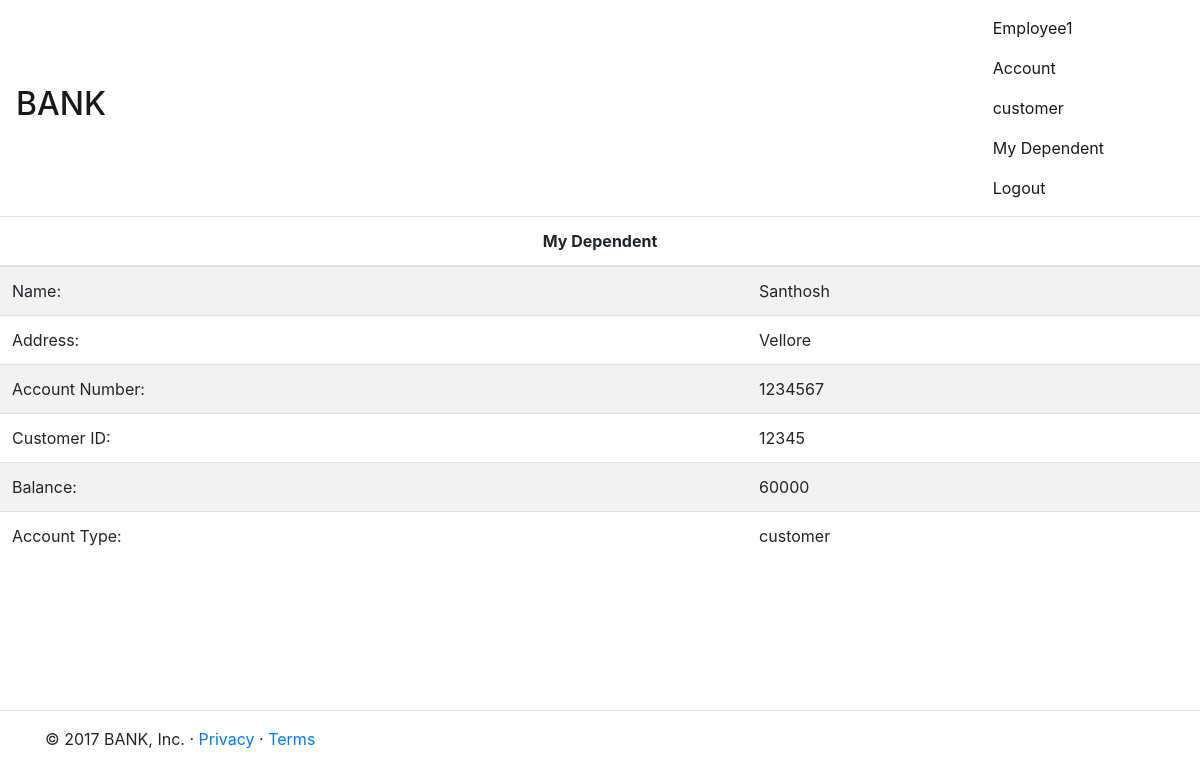
The page /dependent.php (signed in) on the database its author committed.
### tables this page shows
CREATE TABLE `employee` (
  `employee_id` int(11) NOT NULL,
  `employee_name` varchar(40) NOT NULL,
  `telephone_number` int(11) default NULL,
  `start_date` date default NULL,
  `dependent_name` varchar(40) default NULL,
  PRIMARY KEY  (`employee_id`),
  UNIQUE KEY `telephone_number` (`telephone_number`)
);

CREATE TABLE `customer` (
  `customer_id` int(11) NOT NULL,
  `customer_name` varchar(40) NOT NULL,
  `customer_address` varchar(60) default NULL,
  `account_type` varchar(50) default NULL,
  PRIMARY KEY  (`customer_id`)
);

CREATE TABLE `account` (
  `account_number` int(11) NOT NULL,
  `customer_id` int(11) default NULL,
  `balance` int(11) NOT NULL,
  `account_type` varchar(30) default NULL,
  PRIMARY KEY  (`account_number`)
);

### dependent.php (the view, shortened to what this page needs)
<?php
require('usr_funcs.php');
require('config.php');
$user=generate_name();
do_header('Dependent');
do_menu($user);
try{
    if($_SESSION['user_type']=='employee'){
        $sql="select b.customer_name,b.customer_address,a.account_number,a.customer_id,a.balance,a.account_type from account as a,customer as b,employee as c where a.customer_id=b.customer_id and b.customer_name=c.dependent_name";
        if($result=$mysqli->query($sql)){
            if($result->num_rows>0){
                if($row=$result->fetch_array()){
                    ?>
  <table class='table table-striped'>
    <thead>
      <tr>
        <th colspan='2' class='table-inverse'>
          <center>My Dependent</center>
        </th>
      </tr>
    </thead>
    <tr>
      <td>Name: </td>
      <td>
        <?php echo $row[0]; ?>
      </td>
    </tr>
    <tr>
      <td>Address: </td>
      <td>
        <?php echo $row[1]; ?>
      </td>
    </tr>
    <tr>
      <td>Account Number: </td>
      <td>
        <?php echo $row[2]; ?>
      </td>
    </tr>
    <tr>
      <td>Customer ID: </td>
      <td>
        <?php echo $row[3]; ?>
      </td>
    </tr>
    <tr>
      <td>Balance: </td>
      <td>
        <?php echo $row[4]; ?>
      </td>
    </tr>
    <tr>
      <td>Account Type: </td>
      <td>
        <?php echo $row[5]; ?>
      </td>
    </tr>
  </table>
  <?php
                }else{
                    throw new Exception("Can't fetch Array");
                }
            }else{
                throw new Exception("Something Went Wrong");
            }
        }else{
            throw new Exception("Can't Run the Query");
        }
    }else{
        throw new Exception("Restricted Area");
    }
}catch(Exception $e){
    do_exp_conent($e->getMessage());
}
do_footer();
?>

### usr_funcs.php (shortened to what this page needs)
<?php
function do_header($title){
    ?>
  <!DOCTYPE html>
  <html>
  <head>
    <link rel="stylesheet" href="https://maxcdn.bootstrapcdn.com/bootstrap/4.0.0-alpha.5/css/bootstrap.min.css">
  </head>
  <body>
    <?php
}
    ?>
        <?php
function do_footer(){
    ?>
          <hr class='temp2'>
          <div class="container marketing">
            <footer>
              <p>&copy; 2017 BANK, Inc. &middot; <a href="#">Privacy</a> &middot; <a href="#">Terms</a></p>
            </footer>
          </div>
  </body>
  </html>
  <?php
}
    ?>
    <?php
function do_menu($user){
    ?>
      <nav class="navbar navbar-light bg-faded">
        <div class="navbar-header"> <span class="sr-only">Toggle navigation</span> <span class="icon-bar"></span> <span class="icon-bar"></span> <span class="icon-bar"></span>
          <a class="navbar-brand" href="main.php">
            <h2>BANK</h2> </a>
        </div>
        <div style="float:right;padding-right:80px;">
          <div class="nav navbar-nav"> <span class="nav-item nav-link active">
                            <?php echo ucfirst($user); ?>
                        </span> <a class="nav-item nav-link active" href="account.php">Account</a>
            <?php
                        if($_SESSION['user_type']=='employee'){
                            ?> <a class="nav-item nav-link active" href="customer.php">customer</a> <a class='nav-item nav-link active' href='dependent.php'>My Dependent</a>
              <?php
                        }
                            ?><a class="nav-item nav-link active" href="transfer.php">Transfer</a><a class="nav-item nav-link active" href="loan.php">Loan</a>
            ?> <a class="nav-item nav-link active" href="logout.php">Logout</a> </div>
        </div>
      </nav>
      <?php
}
    ?>
        <?php
function generate_name(){
    global $mysqli;
    if($_SESSION['user_type']='employee'){
        $sql="select employee_name from employee where employee_id=".$_SESSION['valid_user'];
        if($result=$mysqli->query($sql)){
            if($row=$result->fetch_array()){
                return $row[0];
            }
        }
    }
}
                    ?>

### usr_funcs.php (style rules this page uses)
.temp1, .temp2 { margin-top: 150px; }

### rows shown on the page
employee: employee_name "Employee1"
customer: customer_name "Santhosh", customer_address "Vellore"
account: account_number "1234567", customer "12345", balance "60000", account_type "customer"
